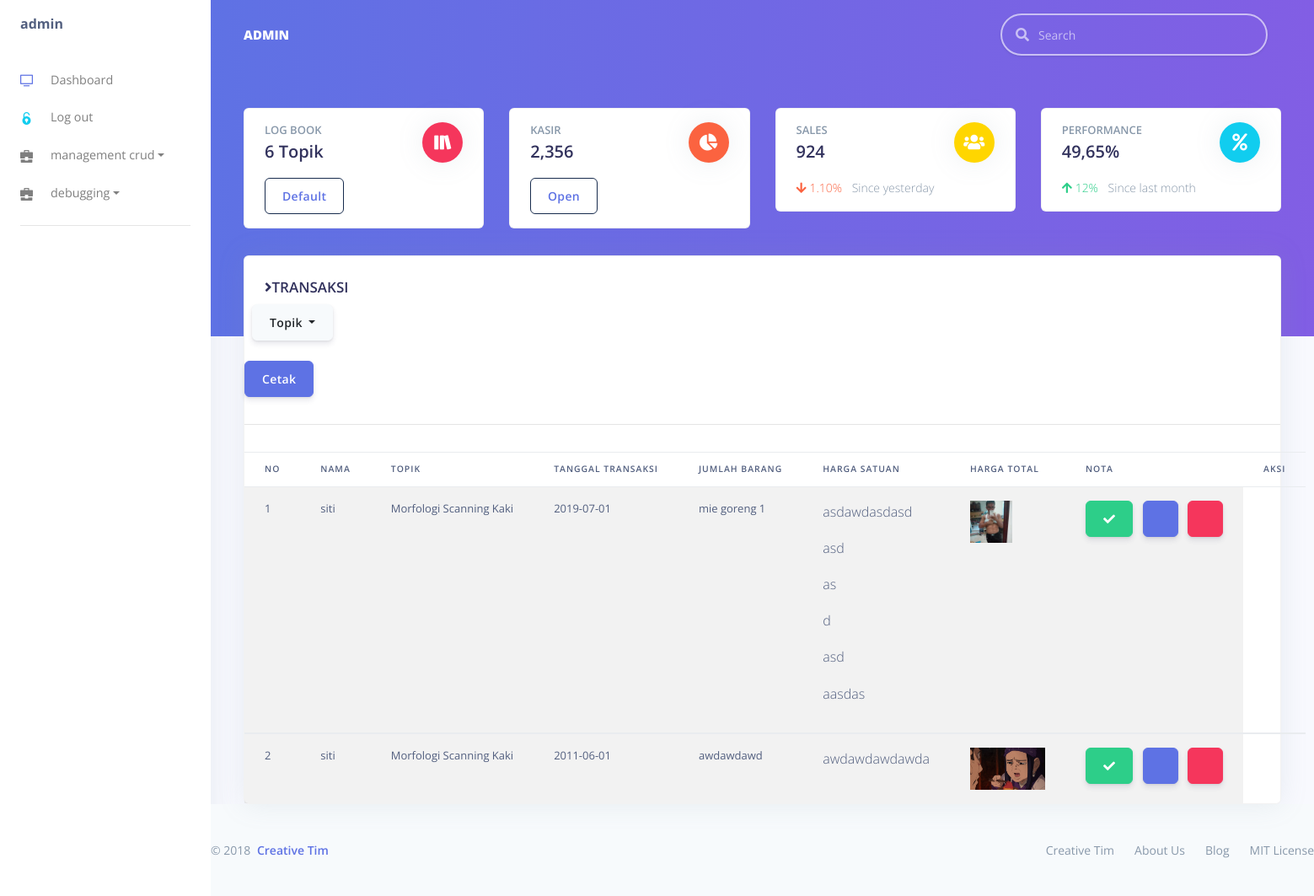
/pages/admin/?p=morfologi (signed in), run on the app's committed database.
### tables this page shows
CREATE TABLE `konten` (
  `id` int(11) NOT NULL,
  `id_user` varchar(30) NOT NULL,
  `nama` varchar(100) NOT NULL,
  `topik` varchar(100) NOT NULL,
  `tanggal` date NOT NULL,
  `gambar` blob NOT NULL,
  `keterangan` varchar(100) NOT NULL,
  `deskripsi` varchar(255) NOT NULL,
  `nama_univ` varchar(50) NOT NULL,
  `periode` varchar(50) NOT NULL,
  `nama_jurusan` varchar(50) NOT NULL,
  `tanggal_periode` date NOT NULL,
  `username` varchar(50) NOT NULL
);

### pages/admin/pages/morfologi.php (the view, shortened to what this page needs)
<section id="main-content">
      <section class="wrapper">
        <h3><i class="fa fa-angle-right"></i>TRANSAKSI</h3>
        <div class="row">
          <button class="btn btn-secondary dropdown-toggle" type="button" id="dropdownMenuButton" data-toggle="dropdown" aria-haspopup="true" aria-expanded="false">
    Topik
  </button>
</div>
        </div>
        <div class="row mt">
          <div class="col-md-12">
            <div class="content-panel">
              <table class="table table-striped table-advance table-hover">
<button type="button" class="btn btn-primary" data-toggle="modal" data-target="#exampleModal">Cetak</button>
                <hr>
                <thead>
                  <tr>
                    <th>no</th>
                    <th>nama</th>
                    <th>topik</th>
                    <th>tanggal transaksi</th>
                    <th>jumlah barang</th>
                    <th>harga satuan</th>
                    <th>harga total</th>
                    <th>nota</th>
                    <th>aksi</th>
                  </tr>
                </thead>
                <?php
                include '../../config/koneksi.php';
            $no = 0;
            $data=$koneksi->query("SELECT * FROM konten where topik='Morfologi Scanning Kaki'");
            while($m=mysqli_fetch_array($data)){
            $no++;
          ?>
                <tbody>
                  <tr>
                    <td scope="row"><?php echo $no;?></a>
                    </td>
                    <td><?php echo $m['nama']; ?></td>
                    <td><?php echo $m['topik']; ?></td>
                    <td><?php echo $m['tanggal']; ?></td>
                    <td><?php echo $m['keterangan'];?></td>
                    <td><?php echo $m['deskripsi'];?></td>
                    <td><img src="../../function/user/images/<?php echo $m['gambar'];?>" height="50"></td>
                    <td>
                      <button class="btn btn-success btn-xs"><i class="fa fa-check"></i></button>
                      <button class="btn btn-primary btn-xs"><i class="fa fa-pencil"></i></button>
                      <button class="btn btn-danger btn-xs"><i class="fa fa-trash-o "></i></button>
                    </td>
                  </tr>
                 <?php
        }
                 ?>
                </tbody>
              </table>
            </div>
          </div>
        </div>

### data on the page
konten: nama "siti", topik "Morfologi Scanning Kaki", tanggal "2019-07-01", keterangan "mie goreng 1", deskripsi "asdawdasdasd asd as d asd aasdas", gambar (picture)
konten: nama "siti", topik "Morfologi Scanning Kaki", tanggal "2011-06-01", keterangan "awdawdawd", deskripsi "awdawdawdawda", gambar (picture)

### other printed values
$_SESSION['username'] "admin"
$_SESSION['username'] "ADMIN"
